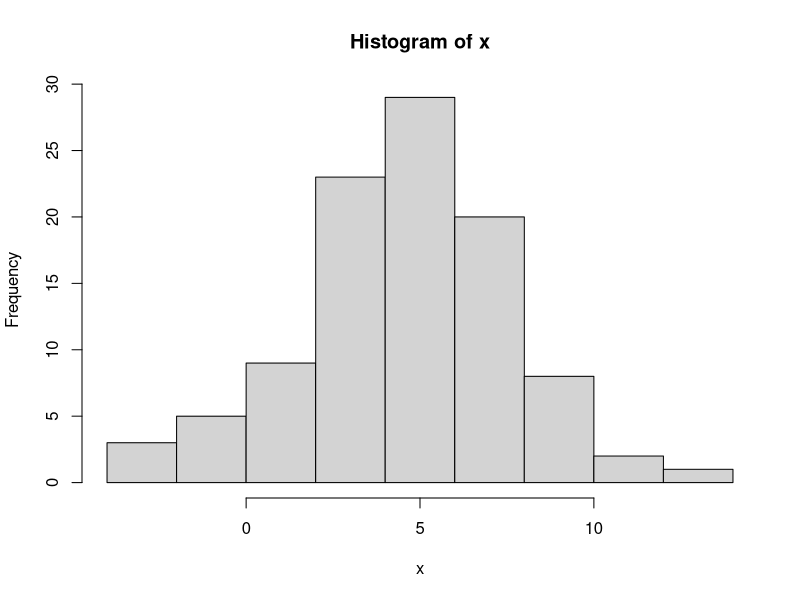
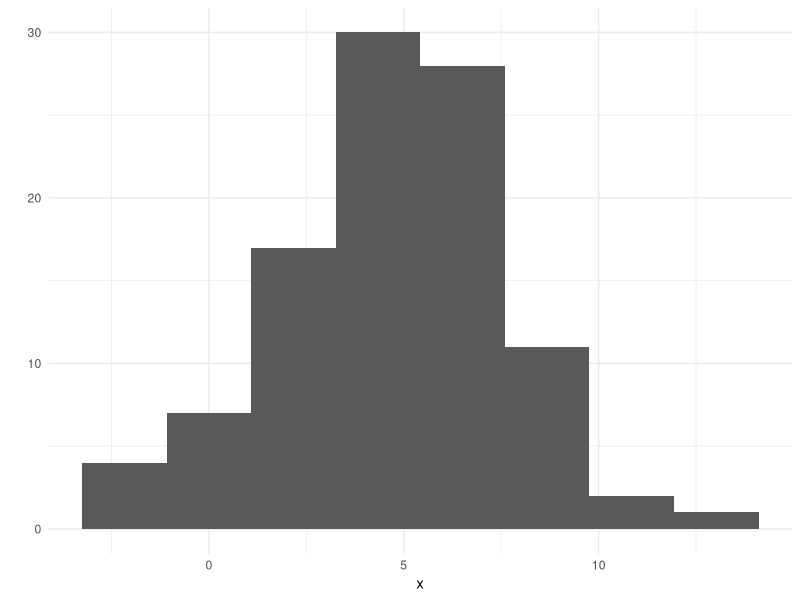

R code for these plots, in order:
## ---- chunk 1
x <- rnorm(100, mean=5, sd=3)
## ---- chunk 2
# show a histogram
hist(x)
## ---- chunk 3
library("ggplot2")
theme_set(theme_minimal())
qplot(x, bins=8)

